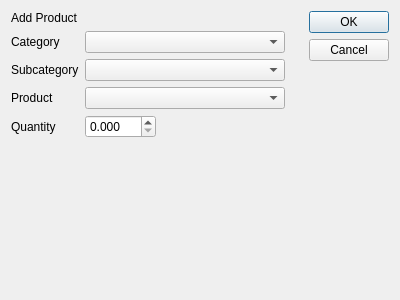
<?xml version="1.0" encoding="UTF-8"?>
<ui version="4.0">
 <class>RecipeDialog</class>
 <widget class="QDialog" name="RecipeDialog">
  <property name="geometry">
   <rect>
    <x>0</x>
    <y>0</y>
    <width>400</width>
    <height>300</height>
   </rect>
  </property>
  <property name="windowTitle">
   <string>Dialog</string>
  </property>
  <layout class="QHBoxLayout" name="horizontalLayout">
   <item>
    <layout class="QFormLayout" name="formLayout">
     <item row="0" column="0">
      <widget class="QLabel" name="label">
       <property name="text">
        <string>Add Product</string>
       </property>
      </widget>
     </item>
     <item row="1" column="0">
      <widget class="QLabel" name="recprod_cat_tag">
       <property name="text">
        <string>Category</string>
       </property>
      </widget>
     </item>
     <item row="2" column="0">
      <widget class="QLabel" name="recprod_subcat_tag">
       <property name="text">
        <string>Subcategory</string>
       </property>
      </widget>
     </item>
     <item row="3" column="0">
      <widget class="QLabel" name="recprod_prod_tag">
       <property name="text">
        <string>Product</string>
       </property>
      </widget>
     </item>
     <item row="3" column="1">
      <widget class="QComboBox" name="recprod_prod">
       <property name="sizePolicy">
        <sizepolicy hsizetype="Maximum" vsizetype="Fixed">
         <horstretch>0</horstretch>
         <verstretch>0</verstretch>
        </sizepolicy>
       </property>
       <property name="minimumSize">
        <size>
         <width>200</width>
         <height>0</height>
        </size>
       </property>
      </widget>
     </item>
     <item row="2" column="1">
      <widget class="QComboBox" name="recprod_subcat">
       <property name="sizePolicy">
        <sizepolicy hsizetype="Maximum" vsizetype="Fixed">
         <horstretch>0</horstretch>
         <verstretch>0</verstretch>
        </sizepolicy>
       </property>
       <property name="minimumSize">
        <size>
         <width>200</width>
         <height>0</height>
        </size>
       </property>
      </widget>
     </item>
     <item row="1" column="1">
      <widget class="QComboBox" name="recprod_cat">
       <property name="sizePolicy">
        <sizepolicy hsizetype="Maximum" vsizetype="Fixed">
         <horstretch>0</horstretch>
         <verstretch>0</verstretch>
        </sizepolicy>
       </property>
       <property name="minimumSize">
        <size>
         <width>200</width>
         <height>0</height>
        </size>
       </property>
      </widget>
     </item>
     <item row="4" column="0">
      <widget class="QLabel" name="recprod_quantity_tag">
       <property name="text">
        <string>Quantity</string>
       </property>
      </widget>
     </item>
     <item row="4" column="1">
      <widget class="QDoubleSpinBox" name="recprod_quantity">
       <property name="sizePolicy">
        <sizepolicy hsizetype="Maximum" vsizetype="Fixed">
         <horstretch>0</horstretch>
         <verstretch>0</verstretch>
        </sizepolicy>
       </property>
       <property name="decimals">
        <number>3</number>
       </property>
       <property name="maximum">
        <double>999.999000000000024</double>
       </property>
      </widget>
     </item>
    </layout>
   </item>
   <item>
    <widget class="QDialogButtonBox" name="buttonBox">
     <property name="orientation">
      <enum>Qt::Vertical</enum>
     </property>
     <property name="standardButtons">
      <set>QDialogButtonBox::Cancel|QDialogButtonBox::Ok</set>
     </property>
    </widget>
   </item>
  </layout>
 </widget>
 <resources/>
 <connections>
  <connection>
   <sender>buttonBox</sender>
   <signal>accepted()</signal>
   <receiver>RecipeDialog</receiver>
   <slot>accept()</slot>
   <hints>
    <hint type="sourcelabel">
     <x>248</x>
     <y>254</y>
    </hint>
    <hint type="destinationlabel">
     <x>157</x>
     <y>274</y>
    </hint>
   </hints>
  </connection>
  <connection>
   <sender>buttonBox</sender>
   <signal>rejected()</signal>
   <receiver>RecipeDialog</receiver>
   <slot>reject()</slot>
   <hints>
    <hint type="sourcelabel">
     <x>316</x>
     <y>260</y>
    </hint>
    <hint type="destinationlabel">
     <x>286</x>
     <y>274</y>
    </hint>
   </hints>
  </connection>
 </connections>
</ui>
